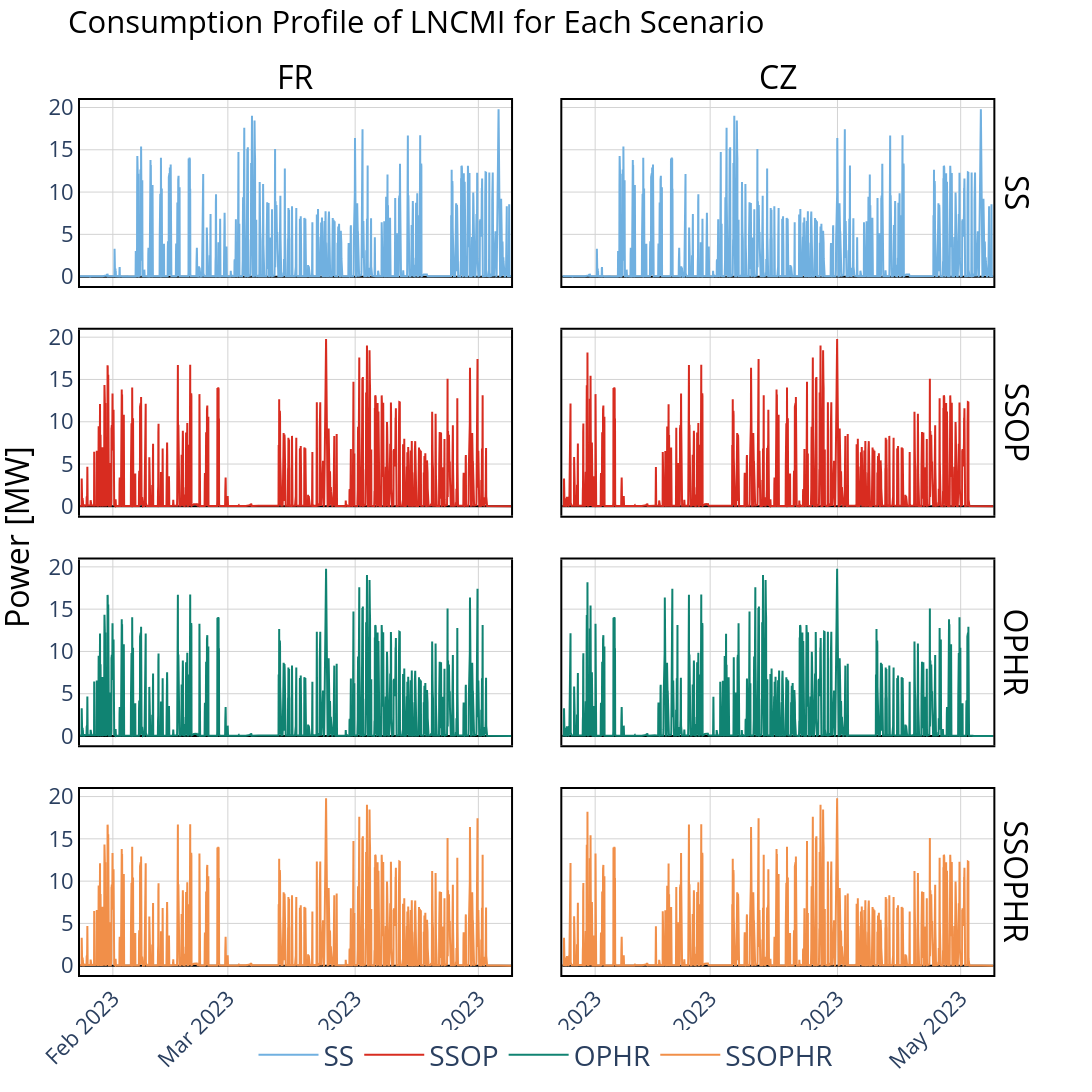

Notebook source saved alongside this figure:
### Code cell
figure = sp.make_subplots(rows = 4 , cols = 2, shared_xaxes = True, shared_yaxes = True,column_titles=["FR", "CZ"], 
                          row_titles=["SS", "SSOP" , "OPHR" , "SSOPHR" ],vertical_spacing=0.05, 
                          horizontal_spacing=0.055,  y_title= "Power [MW]")
                #  subplot_titles = ["SS [FR]" , "SS [CZ]", "SSOP [FR]" , "SSOP [CZ]", "OPHR [FR]" , "OPHR [CZ]","SSOPHR [FR]" , "SSOPHR [CZ]"])

import plotly.graph_objects as go

x = df_czech.index

colors = {"SS": "#70B0E0", "SSOP": "#D82C20", "OPHR": "#108372", "SSOPHR": "#F18F49", "SSOPHRF": "#B66DFF" , "ref" : "#F1C716"}
figure.add_traces([go.Scatter(y=df_france['Consumption_S1']/1000, x =x, mode='lines', name='SS', line={"color": colors['SS']}),
                    go.Scatter(y=df_czech['Consumption_S1']/1000,x =x, mode='lines', name='SS [CZ]', line={"color": colors['SS']},showlegend=False),
                   go.Scatter(y=df_france['Consumption_S2']/1000,x =x, mode='lines', name='SSOP', line={"color": colors['SSOP']}),
                     go.Scatter(y=df_czech['Consumption_S2']/1000, x =x, mode='lines', name='SSOP [CZ]', line={"color": colors['SSOP']},showlegend=False),
                   go.Scatter(y=df_france['Consumption_S3']/1000,x =x, mode='lines', name='OPHR', line={"color": colors['OPHR']}),
                     go.Scatter(y=df_czech['Consumption_S3']/1000,x =x, mode='lines', name='OPHR [CZ]', line={"color": colors['OPHR']},showlegend=False),
                   go.Scatter(y=df_france['Consumption_S4']/1000,x =x, mode='lines', name='SSOPHR', line={"color": colors['SSOPHR']}),
                     go.Scatter(y=df_czech['Consumption_S4']/1000,x =x, mode='lines', name='SSOPHR [CZ]', line={"color": colors['SSOPHR']},showlegend=False),
                   
                   ]
                  
                   , rows = [1,1,2,2,3,3,4,4] , cols= [1,2,1,2,1,2,1,2])
figure.update_layout(layout, title = {"text" : "Consumption Profile of LNCMI for Each Scenario" , "x" : 0.7, "y" : 0.99,
                                       "xanchor" : "center", "font" : {"color" : "black"}})
figure.layout.title['font'] = {"color" : "black"}
figure.layout.title['xanchor'] = "right"
for annot in figure.layout["annotations"]:
    annot["font"]["size"] = 32
    annot["font"]["color"] = "black"
    # annot['xanchor'] = "left"

figure

### Figure 1 — Plotly figure (JSON) as saved in the notebook; plotly's stock layout.template omitted (floating-point values rounded to 4 significant figures; data arrays with more than 128 entries replaced by an {"elided": "..."} marker saying what was removed)
{"data": [{"line": {"color": "#70B0E0"}, "mode": "lines", "name": "SS", "type": "scatter", "x": {"elided": "2520 str values"}, "xaxis": "x", "y": {"elided": "2520 float values"}, "yaxis": "y"}, {"line": {"color": "#70B0E0"}, "mode": "lines", "name": "SS [CZ]", "showlegend": false, "type": "scatter", "x": {"elided": "2520 str values"}, "xaxis": "x2", "y": {"elided": "2520 float values"}, "yaxis": "y2"}, {"line": {"color": "#D82C20"}, "mode": "lines", "name": "SSOP", "type": "scatter", "x": {"elided": "2520 str values"}, "xaxis": "x3", "y": {"elided": "2520 float values"}, "yaxis": "y3"}, {"line": {"color": "#D82C20"}, "mode": "lines", "name": "SSOP [CZ]", "showlegend": false, "type": "scatter", "x": {"elided": "2520 str values"}, "xaxis": "x4", "y": {"elided": "2520 float values"}, "yaxis": "y4"}, {"line": {"color": "#108372"}, "mode": "lines", "name": "OPHR", "type": "scatter", "x": {"elided": "2520 str values"}, "xaxis": "x5", "y": {"elided": "2520 float values"}, "yaxis": "y5"}, {"line": {"color": "#108372"}, "mode": "lines", "name": "OPHR [CZ]", "showlegend": false, "type": "scatter", "x": {"elided": "2520 str values"}, "xaxis": "x6", "y": {"elided": "2520 float values"}, "yaxis": "y6"}, {"line": {"color": "#F18F49"}, "mode": "lines", "name": "SSOPHR", "type": "scatter", "x": {"elided": "2520 str values"}, "xaxis": "x7", "y": {"elided": "2520 float values"}, "yaxis": "y7"}, {"line": {"color": "#F18F49"}, "mode": "lines", "name": "SSOPHR [CZ]", "showlegend": false, "type": "scatter", "x": {"elided": "2520 str values"}, "xaxis": "x8", "y": {"elided": "2520 float values"}, "yaxis": "y8"}], "layout": {"annotations": [{"font": {"color": "black", "size": 32}, "showarrow": false, "text": "FR", "x": 0.2312, "xanchor": "center", "xref": "paper", "y": 1, "yanchor": "bottom", "yref": "paper"}, {"font": {"color": "black", "size": 32}, "showarrow": false, "text": "CZ", "x": 0.7488, "xanchor": "center", "xref": "paper", "y": 1, "yanchor": "bottom", "yref": "paper"}, {"font": {"color": "black", "size": 32}, "showarrow": false, "text": "SS", "textangle": 90, "x": 0.98, "xanchor": "left", "xref": "paper", "y": 0.8938, "yanchor": "middle", "yref": "paper"}, {"font": {"color": "black", "size": 32}, "showarrow": false, "text": "SSOP", "textangle": 90, "x": 0.98, "xanchor": "left", "xref": "paper", "y": 0.6313, "yanchor": "middle", "yref": "paper"}, {"font": {"color": "black", "size": 32}, "showarrow": false, "text": "OPHR", "textangle": 90, "x": 0.98, "xanchor": "left", "xref": "paper", "y": 0.3688, "yanchor": "middle", "yref": "paper"}, {"font": {"color": "black", "size": 32}, "showarrow": false, "text": "SSOPHR", "textangle": 90, "x": 0.98, "xanchor": "left", "xref": "paper", "y": 0.1062, "yanchor": "middle", "yref": "paper"}, {"font": {"color": "black", "size": 32}, "showarrow": false, "text": "Power [MW]", "textangle": -90, "x": 0, "xanchor": "right", "xref": "paper", "xshift": -40, "y": 0.5, "yanchor": "middle", "yref": "paper"}], "font": {"size": 22}, "height": 1800, "legend": {"font": {"size": 28}, "itemwidth": 60, "orientation": "h", "title": {"text": ""}, "tracegroupgap": 8, "x": 0.5, "xanchor": "center", "y": -0.12, "yanchor": "bottom"}, "showlegend": true, "title": {"font": {"color": "black"}, "text": "Consumption Profile of LNCMI for Each Scenario", "x": 0.7, "xanchor": "right", "y": 0.99}, "width": 2000, "xaxis": {"anchor": "y", "domain": [0, 0.4625], "gridcolor": "lightgrey", "gridwidth": 1, "linecolor": "black", "linewidth": 2, "matches": "x7", "mirror": true, "showgrid": true, "showline": true, "showticklabels": false, "tickangle": -45}, "xaxis10": {"gridcolor": "lightgrey", "gridwidth": 1, "linecolor": "black", "linewidth": 2, "mirror": true, "showgrid": true, "showline": true, "tickangle": -45}, "xaxis11": {"gridcolor": "lightgrey", "gridwidth": 1, "linecolor": "black", "linewidth": 2, "mirror": true, "showgrid": true, "showline": true, "tickangle": -45}, "xaxis12": {"gridcolor": "lightgrey", "gridwidth": 1, "linecolor": "black", "linewidth": 2, "mirror": true, "showgrid": true, "showline": true, "tickangle": -45}, "xaxis13": {"gridcolor": "lightgrey", "gridwidth": 1, "linecolor": "black", "linewidth": 2, "mirror": true, "showgrid": true, "showline": true, "tickangle": -45}, "xaxis14": {"gridcolor": "lightgrey", "gridwidth": 1, "linecolor": "black", "linewidth": 2, "mirror": true, "showgrid": true, "showline": true, "tickangle": -45}, "xaxis15": {"gridcolor": "lightgrey", "gridwidth": 1, "linecolor": "black", "linewidth": 2, "mirror": true, "showgrid": true, "showline": true, "tickangle": -45}, "xaxis16": {"gridcolor": "lightgrey", "gridwidth": 1, "linecolor": "black", "linewidth": 2, "mirror": true, "showgrid": true, "showline": true, "tickangle": -45}, "xaxis17": {"gridcolor": "lightgrey", "gridwidth": 1, "linecolor": "black", "linewidth": 2, "mirror": true, "showgrid": true, "showline": true, "tickangle": -45}, "xaxis2": {"anchor": "y2", "domain": [0.5175, 0.98], "gridcolor": "lightgrey", "gridwidth": 1, "linecolor": "black", "linewidth": 2, "matches": "x8", "mirror": true, "showgrid": true, "showline": true, "showticklabels": false, "tickangle": -45}, "xaxis3": {"anchor": "y3", "domain": [0, 0.4625], "gridcolor": "lightgrey", "gridwidth": 1, "linecolor": "black", "linewidth": 2, "matches": "x7", "mirror": true, "showgrid": true, "showline": true, "showticklabels": false, "tickangle": -45}, "xaxis4": {"anchor": "y4", "domain": [0.5175, 0.98], "gridcolor": "lightgrey", "gridwidth": 1, "linecolor": "black", "linewidth": 2, "matches": "x8", "mirror": true, "showgrid": true, "showline": true, "showticklabels": false, "tickangle": -45}, "xaxis5": {"anchor": "y5", "domain": [0, 0.4625], "gridcolor": "lightgrey", "gridwidth": 1, "linecolor": "black", "linewidth": 2, "matches": "x7", "mirror": true, "showgrid": true, "showline": true, "showticklabels": false, "tickangle": -45}, "xaxis6": {"anchor": "y6", "domain": [0.5175, 0.98], "gridcolor": "lightgrey", "gridwidth": 1, "linecolor": "black", "linewidth": 2, "matches": "x8", "mirror": true, "showgrid": true, "showline": true, "showticklabels": false, "tickangle": -45}, "xaxis7": {"anchor": "y7", "domain": [0, 0.4625], "gridcolor": "lightgrey", "gridwidth": 1, "linecolor": "black", "linewidth": 2, "mirror": true, "showgrid": true, "showline": true, "tickangle": -45}, "xaxis8": {"anchor": "y8", "domain": [0.5175, 0.98], "gridcolor": "lightgrey", "gridwidth": 1, "linecolor": "black", "linewidth": 2, "mirror": true, "showgrid": true, "showline": true, "tickangle": -45}, "xaxis9": {"gridcolor": "lightgrey", "gridwidth": 1, "linecolor": "black", "linewidth": 2, "mirror": true, "showgrid": true, "showline": true, "tickangle": -45}, "yaxis": {"anchor": "x", "domain": [0.7875, 1], "gridcolor": "lightgrey", "gridwidth": 1, "linecolor": "black", "linewidth": 2, "mirror": true, "showgrid": true, "showline": true, "zerolinecolor": "black", "zerolinewidth": 2}, "yaxis10": {"gridcolor": "lightgrey", "gridwidth": 1, "linecolor": "black", "linewidth": 2, "mirror": true, "showgrid": true, "showline": true, "zerolinecolor": "black", "zerolinewidth": 2}, "yaxis11": {"gridcolor": "lightgrey", "gridwidth": 1, "linecolor": "black", "linewidth": 2, "mirror": true, "showgrid": true, "showline": true, "zerolinecolor": "black", "zerolinewidth": 2}, "yaxis12": {"gridcolor": "lightgrey", "gridwidth": 1, "linecolor": "black", "linewidth": 2, "mirror": true, "showgrid": true, "showline": true, "zerolinecolor": "black", "zerolinewidth": 2}, "yaxis13": {"gridcolor": "lightgrey", "gridwidth": 1, "linecolor": "black", "linewidth": 2, "mirror": true, "showgrid": true, "showline": true, "zerolinecolor": "black", "zerolinewidth": 2}, "yaxis14": {"gridcolor": "lightgrey", "gridwidth": 1, "linecolor": "black", "linewidth": 2, "mirror": true, "showgrid": true, "showline": true, "zerolinecolor": "black", "zerolinewidth": 2}, "yaxis15": {"gridcolor": "lightgrey", "gridwidth": 1, "linecolor": "black", "linewidth": 2, "mirror": true, "showgrid": true, "showline": true, "zerolinecolor": "black", "zerolinewidth": 2}, "yaxis16": {"gridcolor": "lightgrey", "gridwidth": 1, "linecolor": "black", "linewidth": 2, "mirror": true, "showgrid": true, "showline": true, "zerolinecolor": "black", "zerolinewidth": 2}, "yaxis17": {"gridcolor": "lightgrey", "gridwidth": 1, "linecolor": "black", "linewidth": 2, "mirror": true, "showgrid": true, "showline": true, "zerolinecolor": "black", "zerolinewidth": 2}, "yaxis2": {"anchor": "x2", "domain": [0.7875, 1], "gridcolor": "lightgrey", "gridwidth": 1, "linecolor": "black", "linewidth": 2, "matches": "y", "mirror": true, "showgrid": true, "showline": true, "showticklabels": false, "zerolinecolor": "black", "zerolinewidth": 2}, "yaxis3": {"anchor": "x3", "domain": [0.525, 0.7375], "gridcolor": "lightgrey", "gridwidth": 1, "linecolor": "black", "linewidth": 2, "mirror": true, "showgrid": true, "showline": true, "zerolinecolor": "black", "zerolinewidth": 2}, "yaxis4": {"anchor": "x4", "domain": [0.525, 0.7375], "gridcolor": "lightgrey", "gridwidth": 1, "linecolor": "black", "linewidth": 2, "matches": "y3", "mirror": true, "showgrid": true, "showline": true, "showticklabels": false, "zerolinecolor": "black", "zerolinewidth": 2}, "yaxis5": {"anchor": "x5", "domain": [0.2625, 0.475], "gridcolor": "lightgrey", "gridwidth": 1, "linecolor": "black", "linewidth": 2, "mirror": true, "showgrid": true, "showline": true, "zerolinecolor": "black", "zerolinewidth": 2}, "yaxis6": {"anchor": "x6", "domain": [0.2625, 0.475], "gridcolor": "lightgrey", "gridwidth": 1, "linecolor": "black", "linewidth": 2, "matches": "y5", "mirror": true, "showgrid": true, "showline": true, "showticklabels": false, "zerolinecolor": "black", "zerolinewidth": 2}, "yaxis7": {"anchor": "x7", "domain": [0, 0.2125], "gridcolor": "lightgrey", "gridwidth": 1, "linecolor": "black", "linewidth": 2, "mirror": true, "showgrid": true, "showline": true, "zerolinecolor": "black", "zerolinewidth": 2}, "yaxis8": {"anchor": "x8", "domain": [0, 0.2125], "gridcolor": "lightgrey", "gridwidth": 1, "linecolor": "black", "linewidth": 2, "matches": "y7", "mirror": true, "showgrid": true, "showline": true, "showticklabels": false, "zerolinecolor": "black", "zerolinewidth": 2}, "yaxis9": {"gridcolor": "lightgrey", "gridwidth": 1, "linecolor": "black", "linewidth": 2, "mirror": true, "showgrid": true, "showline": true, "zerolinecolor": "black", "zerolinewidth": 2}}}
